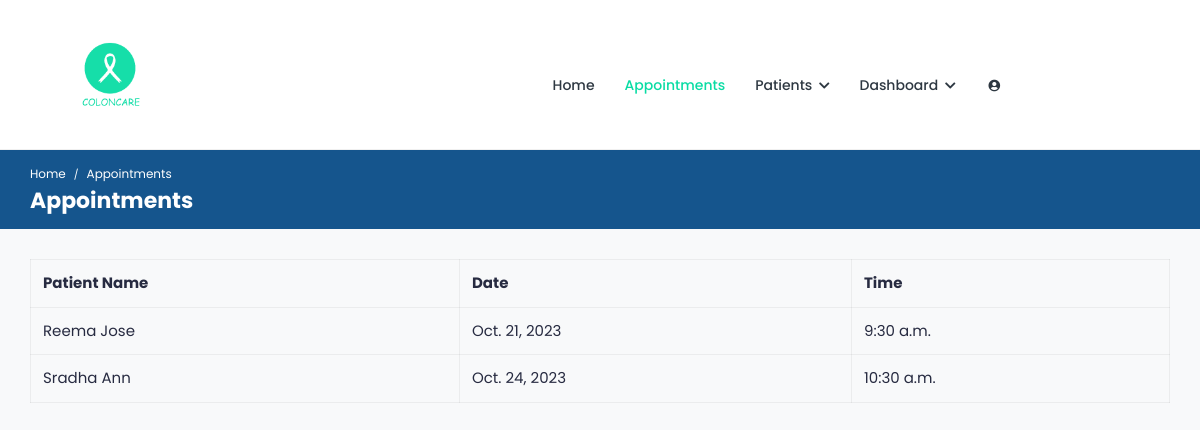
The app's page /doctors_appointments/ (signed in), older data.
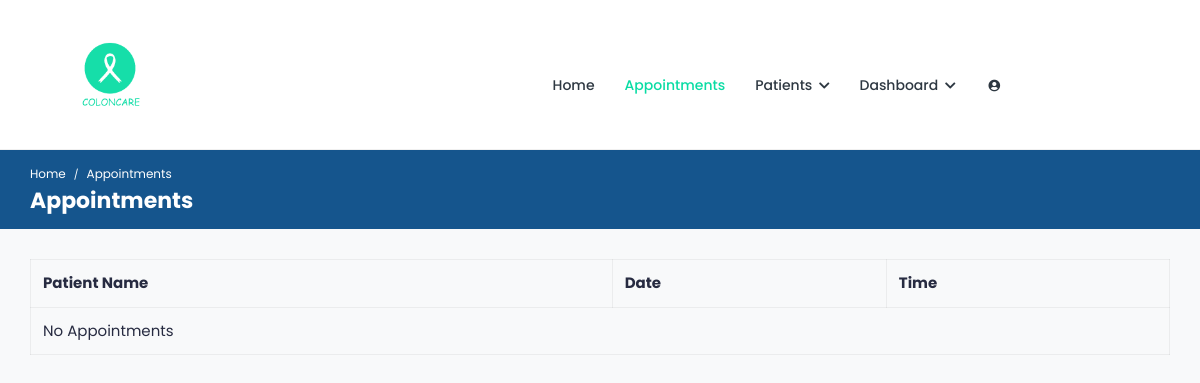
The same page, newer data.
### doctor/models.py (models this page shows, shortened)
class Appointment(models.Model):
    fullName = models.CharField(max_length=100,null=True, blank=True)
    age = models.IntegerField(null=True, blank=True)
    GENDER_CHOICES = [
        ('Male', 'Male'),
        ('Female', 'Female'),
        ('Other', 'Other'),
    ]
    gender = models.CharField(max_length=10, choices=GENDER_CHOICES,null=True, blank=True)
    phone = models.CharField(max_length=15,null=True, blank=True)
    email = models.EmailField(null=True, blank=True)
    user = models.ForeignKey(User, on_delete=models.CASCADE, default=1)
    doctor = models.ForeignKey(Docprofile, on_delete=models.CASCADE, related_name='appointments')
    symptoms = models.TextField(null=True, blank=True)
    timestamp = models.DateTimeField(auto_now_add=True, null=True, blank=True)
    app_date = models.DateField(null=True, blank=True)
    app_time = models.TimeField(null=True, blank=True)

class UserProfile(models.Model):
    user = models.OneToOneField(User, on_delete=models.CASCADE)
    name = models.CharField(max_length=100,null=True, blank=True)
    email = models.EmailField(max_length=255,null=True, blank=True)
    fname = models.CharField(max_length=100, null=True, blank=True)
    lname = models.CharField(max_length=100, null=True, blank=True)
    profile_pic = models.ImageField(upload_to='profile_pics/', null=True, blank=True)
    phone_number = models.CharField(max_length=20, null=True, blank=True)
    address = models.TextField(blank=True, null=True)
    age = models.IntegerField(null=True, blank=True)
    place = models.CharField(max_length=100, null=True, blank=True)
    state = models.CharField(max_length=100, null=True, blank=True)
    country = models.CharField(max_length=100, null=True, blank=True)
    blood_group = models.CharField(max_length=5, null=True, blank=True)
    reset_password=models.CharField(max_length=128,null=True,blank=True)
    GENDER_CHOICES = [
        ('M', 'Male'),
        ('F', 'Female'),
        ('O', 'Other'),
    ]
    gender = models.CharField(max_length=1, choices=GENDER_CHOICES, null=True, blank=True)
    medical_history = models.FileField(upload_to='medical_history/', null=True, blank=True)

### doctor/views.py (the view)
# urls.py: path('doctors_appointments/',views.doctors_appointments,name='doctors_appointments'),
def doctors_appointments(request):
    doctor = Docprofile.objects.filter(user=request.user).first()
    appointments = Appointment.objects.filter(doctor=doctor)
    print(appointments)
    return render(request,'doctors/appointments.html',{'appointments': appointments,})

### templates/doctors/appointments.html (shortened to what this page needs)
{% load static %}
<!DOCTYPE html>
<html lang="en">
<head>
	<link rel="stylesheet" href="{% static 'assets/css/bootstrap.min.css'%}">
	<link rel="stylesheet" href="{% static 'assets/plugins/fontawesome/css/fontawesome.min.css'%}">
	<link rel="stylesheet" href="{% static 'assets/plugins/fontawesome/css/all.min.css'%}">
	<link rel="stylesheet" href="{% static 'assets/css/style.css'%}">
</head>
<div class="main-wrapper">
	<header class="header">
        <nav class="navbar navbar-expand-lg header-nav" style="padding-right:200px;">			<div class="navbar-header">
				<a href="index-2.html" class="navbar-brand logo">
					<img src="{% static 'assets/img/logo.png' %}" class="img-fluid" alt="Logo">
				</a>
			</div>
			<div class="main-menu-wrapper">
				<ul class="main-nav">
					<li class=" main-nav">
						<a href="{% url 'doctors_basedoctor' %}" id="home">Home</a>
					</li>
                    <li class="active">
						<a href="{% url 'doctors_appointments' %}">Appointments</a>
					</li>
					<li class="has-submenu">
                        <a href="#">Patients <i class="fas fa-chevron-down"></i></a>
                    </li>
                    <li class="has-submenu">
                        <a href="#">Dashboard <i class="fas fa-chevron-down"></i></a>
                    </li>
					{% if user.is_authenticated %}
					<li class="has-submenu">
						<a href="#"><i class="fa fa-user-circle"></i></a>
					</li>
					{% else %}
					<li><a href="{% url 'login_page' %}">Login</a></li>
					{% endif %}
						</ul>
			</div>
		</nav>
	</header>
			<div class="breadcrumb-bar">
				<div class="container-fluid">
					<div class="row align-items-center">
						<div class="col-md-12 col-12">
							<nav aria-label="breadcrumb" class="page-breadcrumb">
								<ol class="breadcrumb">
									<li class="breadcrumb-item"><a href="index-2.html">Home</a></li>
									<li class="breadcrumb-item active" aria-current="page">Appointments</li>
								</ol>
							</nav>
							<h2 class="breadcrumb-title">Appointments</h2>
						</div>
					</div>
				</div>
			</div>
    <div class="content">
        <div class="container-fluid">
            <div class="row">
                <div class="col-md-12">
                    <div class="table-responsive">
                        <table class="table table-bordered">
                            <thead>
                                <tr>
                                    <th>Patient Name</th>
                                    <th>Date</th>
                                    <th>Time</th>
                                </tr>
                            </thead>
                            <tbody>
                                {% for appointment in appointments %}
                                    <tr>
                                        <td>{{appointment.user.userprofile.name }}</td>
                                        <td>{{ appointment.app_date }}</td>
                                        <td>{{ appointment.app_time }}</td>
                                    </tr>
                                {% empty %}
                                    <tr>
                                        <td colspan="3">No Appointments</td>
                                    </tr>
                                {% endfor %}
                            </tbody>
                        </table>
                    </div>
                </div>
            </div>
        </div>
    </div>
                    </div>
</body>
</html>

Row changes from the older to the newer data that the page shows:
removed Appointment: user.userprofile.name "Reema Jose", app_date "Oct. 21, 2023", app_time "9:30 a.m."
removed Appointment: user.userprofile.name "Sradha Ann", app_date "Oct. 24, 2023", app_time "10:30 a.m."
Text that changed along with them:
text now shown: "No Appointments"
